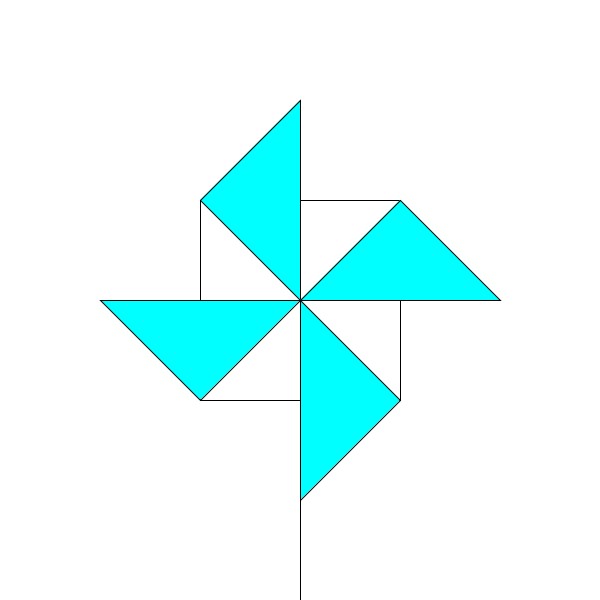
Frame 1 (no input)
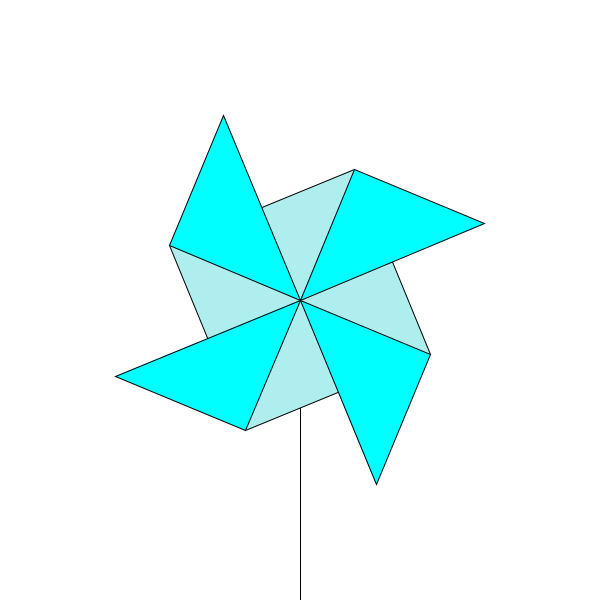
Frame 60 (the mouse pressed at the canvas centre just before this capture)
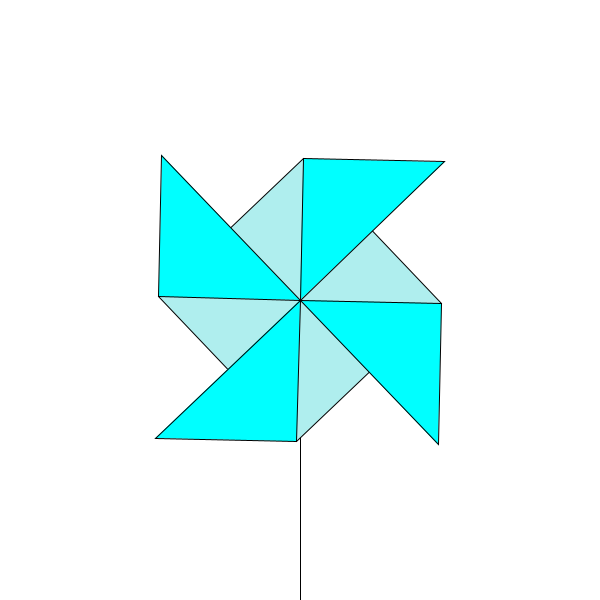
Frame 120 (the mouse held since frame 60 and released just before this capture)

The Processing sketch that drew these frames (run headless with seeded random() and noise(); from frame 60 on, the mouse is pressed at the canvas centre):

// Processing sketch: fuusya
// ── fuusya.pde
float angle = 0;

void setup() {
  size(600, 600);
  background(255);
}

void draw() {
  background(255, 5);
  translate(300, 300);
  line(0, 0, 0, 500);
  rotate(angle);
  rectMode(CENTER);
  rect(0, 0, 200, 200);
  fill(#00ffff);
  triangle(-100, -100, 0, -200, 0, 0);
  triangle(100, -100, 200, 0, 0, 0);
  triangle(100, 100, 0, 200, 0, 0);
  triangle(-100, 100, -200, 0, 0, 0);
  fill(#afeeee);
  angle += 0.02;
}
